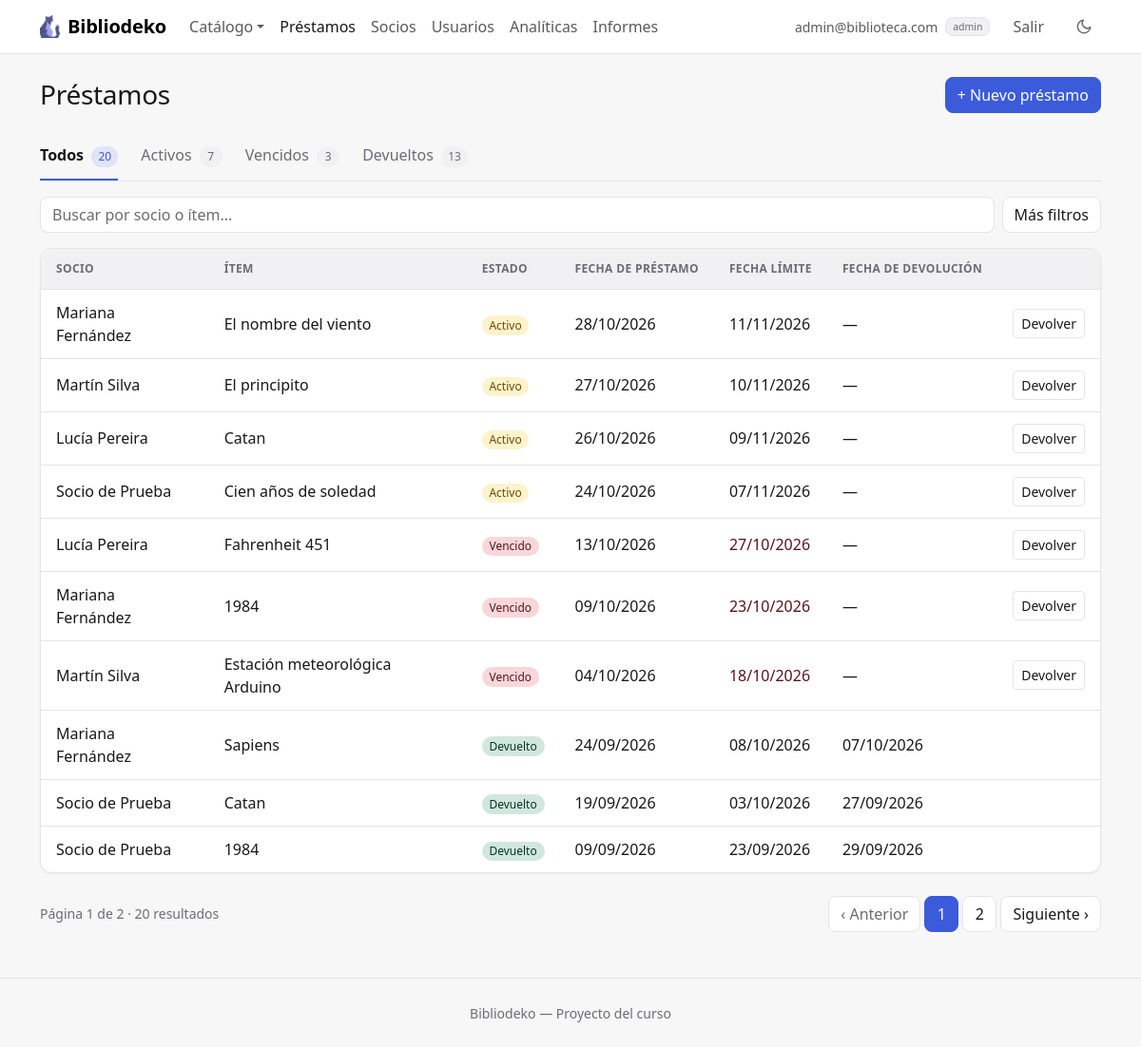
Screenshot of /index.php?accion=listarPrestamos (signed in) with the database file from the repository.
### tables this page shows
CREATE TABLE IF NOT EXISTS prestamos (
    id              INT AUTO_INCREMENT PRIMARY KEY,
    socio_id        INT  NOT NULL,
    item_id         INT  NOT NULL,
    fecha_prestamo  DATE NOT NULL,
    fecha_limite    DATE NOT NULL,
    fecha_devolucion DATE NULL,
    estado          ENUM('activo', 'devuelto') NOT NULL DEFAULT 'activo',
    FOREIGN KEY (socio_id) REFERENCES socios(id) ON DELETE RESTRICT,
    FOREIGN KEY (item_id) REFERENCES items(id) ON DELETE RESTRICT
);

CREATE TABLE IF NOT EXISTS socios (
    id          INT AUTO_INCREMENT PRIMARY KEY,
    usuario_id  INT NOT NULL UNIQUE,
    nombre      VARCHAR(100) NOT NULL,
    direccion   VARCHAR(255) NOT NULL,
    telefono    VARCHAR(20)  NOT NULL,
    foto        VARCHAR(100) NOT NULL DEFAULT 'avatar.png',
    FOREIGN KEY (usuario_id) REFERENCES usuarios(id) ON DELETE CASCADE
);

CREATE TABLE IF NOT EXISTS items (
    id        INT AUTO_INCREMENT PRIMARY KEY,
    tipo      ENUM('libro', 'juego', 'proyecto') NOT NULL DEFAULT 'libro',
    titulo    VARCHAR(150) NOT NULL,
    autor     VARCHAR(100) NOT NULL,
    categoria VARCHAR(50)  NULL,
    stock     INT UNSIGNED NOT NULL DEFAULT 1,
    imagen    VARCHAR(100) NOT NULL DEFAULT 'default.png'
);

### controllers/PrestamoController.php (called while the page is built, shortened)
<?php
require_once __DIR__ . '/../models/Prestamo.php';
require_once __DIR__ . '/../models/Socio.php';
function leerFiltrosPrestamos($datos) {
    $filtros = [
        'item_id'  => trim($datos['item_id'] ?? ''),
        'socio_id' => trim($datos['socio_id'] ?? ''),
        'estado'   => trim($datos['estado'] ?? ''),
        'desde'    => trim($datos['desde'] ?? ''),
        'hasta'    => trim($datos['hasta'] ?? ''),
        'q'        => trim($datos['q'] ?? ''),
    ];
    if (!ctype_digit($filtros['item_id'])) {
        $filtros['item_id'] = '';
    }
    if (!ctype_digit($filtros['socio_id'])) {
        $filtros['socio_id'] = '';
    }
    if (!in_array($filtros['estado'], Prestamo::FILTROS_ESTADO)) {
        $filtros['estado'] = '';
    }
    if (!fechaValida($filtros['desde'])) {
        $filtros['desde'] = '';
    }
    if (!fechaValida($filtros['hasta'])) {
        $filtros['hasta'] = '';
    }
    return $filtros;
}
function listarPrestamos() {
    global $pdo;
    $filtros = leerFiltrosPrestamos($_GET);
    $paginacion = ['pagina' => $_GET['p'] ?? 1, 'por_pagina' => 10];
    if (esAdmin()) {
        $resultado = Prestamo::listar($pdo, array_merge($filtros, $paginacion));
        $titulo = 'Préstamos';
    }
    $prestamos = $resultado['filas'];
    require __DIR__ . '/../views/prestamos/listar.php';
}

### helpers.php (called while the page is built, shortened)
<?php
function esAdmin() {
    return isset($_SESSION['usuario']) && $_SESSION['usuario']['rol'] === 'admin';
}
function calcularPaginacion($total, $pagina, $porPagina) {
    $paginas = max(1, (int) ceil($total / $porPagina));
    $pagina = min(max(1, (int) $pagina), $paginas);
    return ['pagina' => $pagina, 'paginas' => $paginas, 'desde' => ($pagina - 1) * $porPagina];
}
function formatoFecha($fecha) {
    if (empty($fecha)) {
        return '—';
    }
    return date('d/m/Y', strtotime($fecha));
}

### models/Socio.php (called while the page is built, shortened)
<?php
class Socio {
    public static function listar($pdo, $filtros = []) {
        $filtros = array_merge(['q' => '', 'pagina' => 1, 'por_pagina' => 0], $filtros);
        $parametros = [];
        $desdeDonde = ' FROM socios s INNER JOIN usuarios u ON s.usuario_id = u.id';
        $stmt = $pdo->prepare('SELECT COUNT(*)' . $desdeDonde);
        $stmt->execute($parametros);
        $total = (int) $stmt->fetchColumn();
        $sql = 'SELECT s.*, u.rol, u.email, u.pass' . $desdeDonde . ' ORDER BY s.nombre';
        $pagina = 1;
        $paginas = 1;
        $stmt = $pdo->prepare($sql);
        $stmt->execute($parametros);
        $filas = $stmt->fetchAll();
        $socios = [];
        foreach ($filas as $f) {
            $usuario = new Usuario($f['usuario_id'], $f['rol'], $f['email'], $f['pass']);
            $socios[] = new Socio($f['id'], $usuario, $f['nombre'], $f['direccion'], $f['telefono'], $f['foto']);
        }
        return ['filas' => $socios, 'total' => $total, 'pagina' => $pagina, 'paginas' => $paginas];
    }
}

### models/Prestamo.php (called while the page is built, shortened)
<?php
class Prestamo {
    private $fechaPrestamo;
    private $fechaLimite;
    private $fechaDevolucion;
    private $estado;
    private $socioNombre;
    private $itemTitulo;
    public function __construct($id, $fechaPrestamo, $fechaLimite, $fechaDevolucion, $estado, $socioNombre, $itemTitulo, $socioTelefono) {
        $this->fechaPrestamo = $fechaPrestamo;
        $this->fechaLimite = $fechaLimite;
        $this->fechaDevolucion = $fechaDevolucion;
        $this->estado = $estado;
        $this->socioNombre = $socioNombre;
        $this->itemTitulo = $itemTitulo;
    }
    public function getFechaPrestamo() { return $this->fechaPrestamo; }
    public function getFechaLimite() { return $this->fechaLimite; }
    public function getFechaDevolucion() { return $this->fechaDevolucion; }
    public function estaActivo() { return $this->estado === 'activo'; }
    public function estaVencido() { return $this->estaActivo() && $this->fechaLimite < date('Y-m-d'); }
    public function getSocioNombre() { return $this->socioNombre; }
    public function getItemTitulo() { return $this->itemTitulo; }
    private static function armarFiltros($filtros) {
        $filtros = array_merge(
            ['item_id' => '', 'socio_id' => '', 'estado' => '', 'desde' => '', 'hasta' => '', 'q' => ''],
            $filtros
        );
        $parametros = [];
        $desdeDonde = '
            FROM prestamos p
            INNER JOIN socios s ON p.socio_id = s.id
            INNER JOIN items i ON p.item_id = i.id
        ';
        return [$desdeDonde, $parametros];
    }
    public static function listar($pdo, $filtros = []) {
        $filtros = array_merge(['pagina' => 1, 'por_pagina' => 0], $filtros);
        [$desdeDonde, $parametros] = self::armarFiltros($filtros);
        $stmt = $pdo->prepare('SELECT COUNT(*)' . $desdeDonde);
        $stmt->execute($parametros);
        $total = (int) $stmt->fetchColumn();
        $sql = '
            SELECT p.id, p.fecha_prestamo, p.fecha_limite, p.fecha_devolucion, p.estado,
                   s.nombre AS socio_nombre, s.telefono AS socio_telefono,
                   i.titulo AS item_titulo
        ' . $desdeDonde . ' ORDER BY p.estado, p.fecha_prestamo DESC';
        $pagina = 1;
        $paginas = 1;
        if ($filtros['por_pagina'] > 0) {
            $paginacion = calcularPaginacion($total, $filtros['pagina'], $filtros['por_pagina']);
            $pagina = $paginacion['pagina'];
            $paginas = $paginacion['paginas'];
            $sql .= ' LIMIT ' . (int) $filtros['por_pagina'] . ' OFFSET ' . $paginacion['desde'];
        }
        $stmt = $pdo->prepare($sql);
        $stmt->execute($parametros);
        $filas = $stmt->fetchAll();
        $prestamos = [];
        foreach ($filas as $f) {
            $prestamos[] = new Prestamo($f['id'], $f['fecha_prestamo'], $f['fecha_limite'], $f['fecha_devolucion'], $f['estado'], $f['socio_nombre'], $f['item_titulo'], $f['socio_telefono']);
        }
        return ['filas' => $prestamos, 'total' => $total, 'pagina' => $pagina, 'paginas' => $paginas];
    }
}

### views/prestamos/listar.php (the view, shortened to what this page needs)
<?php require __DIR__ . '/../header.php'; ?>
<div class="encabezado">
  <h1 class="h3"><?= htmlspecialchars($titulo) ?></h1>
  <?php if (esAdmin()): ?>
    <div class="d-flex flex-wrap gap-2">
      <a href="index.php?accion=formCrearPrestamo" class="btn btn-primary">+ Nuevo préstamo</a>
    </div>
  <?php endif; ?>
</div>
<?php
require __DIR__ . '/../filtros.php';
?>
<?php if (empty($prestamos)): ?>
  <div class="card estado-vacio">
    <p class="titulo">No hay préstamos para mostrar.</p>
    <p class="small mb-0">Si filtraste, probá con otros filtros.</p>
  </div>
<?php else: ?>
  <div class="card">
    <div class="table-responsive">
      <table class="table table-hover align-middle">
        <thead>
          <tr>
            <?php if (esAdmin()): ?><th>Socio</th><?php endif; ?>
            <th>Ítem</th>
            <th>Estado</th>
            <th>Fecha de préstamo</th>
            <th>Fecha límite</th>
            <th>Fecha de devolución</th>
            <?php if (esAdmin()): ?><th><span class="visually-hidden">Acciones</span></th><?php endif; ?>
          </tr>
        </thead>
        <tbody>
          <?php foreach ($prestamos as $p): ?>
            <tr class="<?= $p->estaActivo() ? '' : 'text-body-secondary' ?>">
              <?php if (esAdmin()): ?><td class="fw-medium"><?= htmlspecialchars($p->getSocioNombre()) ?></td><?php endif; ?>
              <td><?= htmlspecialchars($p->getItemTitulo()) ?></td>
              <td>
                <?php if ($p->estaVencido()): ?>
                  <span class="badge rounded-pill bg-danger-subtle text-danger-emphasis">Vencido</span>
                <?php elseif ($p->estaActivo()): ?>
                  <span class="badge rounded-pill bg-warning-subtle text-warning-emphasis">Activo</span>
                <?php else: ?>
                  <span class="badge rounded-pill bg-success-subtle text-success-emphasis">Devuelto</span>
                <?php endif; ?>
              </td>
              <td class="text-nowrap"><?= htmlspecialchars(formatoFecha($p->getFechaPrestamo())) ?></td>
              <td class="text-nowrap <?= $p->estaVencido() ? 'text-danger-emphasis fw-medium' : '' ?>"><?= htmlspecialchars(formatoFecha($p->getFechaLimite())) ?></td>
              <td class="text-nowrap"><?= htmlspecialchars(formatoFecha($p->getFechaDevolucion())) ?></td>
              <?php if (esAdmin()): ?>
                <td class="text-end">
                  <?php if ($p->estaActivo()): ?>
                    <form method="POST" action="index.php?accion=devolverPrestamo" class="d-inline"
                      data-confirmar="¿Registrar la devolución de «<?= htmlspecialchars($p->getItemTitulo()) ?>»? Queda con fecha de hoy."
                      data-boton="Registrar devolución" data-color="primary">
                      <button type="submit" class="btn btn-sm btn-outline-secondary">Devolver</button>
                    </form>
                  <?php endif; ?>
                </td>
              <?php endif; ?>
            </tr>
          <?php endforeach; ?>
        </tbody>
      </table>
    </div>
  </div>
<?php endif; ?>
<?php require __DIR__ . '/../paginador.php'; ?>
<?php require __DIR__ . '/../footer.php'; ?>

### assets/css/estilo.css (style rules this page uses)
:root, [data-bs-theme="light"] { --acento-rgb: 59, 91, 219; --acento-hover-rgb: 47, 74, 192; --color-sobre-acento: #ffffff; --color-fondo: #f7f7f8; --color-superficie: #ffffff; --color-superficie-2: #f1f1f3; --color-texto: #18181b; --color-texto-suave: #6b6b75; --color-borde: #e4e4e7; --sombra: 0 1px 2px rgba(24, 24, 27, .05); --sombra-elevada: 0 8px 24px rgba(24, 24, 27, .08); --grafico-devuelto: #8fa3ec; --grafico-vencido: #dc2626; --grafico-tarde: #e0a100; }
:root { --fuente-base: system-ui, -apple-system, "Segoe UI", Roboto, "Helvetica Neue", Arial, sans-serif; --radio: .5rem; --radio-grande: .75rem; --alto-campo: 38px; --proporcion-portada: 3 / 4; }
:root, [data-bs-theme="light"], [data-bs-theme="dark"] { --color-acento: rgb(var(--acento-rgb)); --color-acento-hover: rgb(var(--acento-hover-rgb)); --color-acento-suave: rgba(var(--acento-rgb), .12); --bs-body-font-family: var(--fuente-base); --bs-body-bg: var(--color-superficie); --bs-body-color: var(--color-texto); --bs-emphasis-color: var(--color-texto); --bs-secondary-color: var(--color-texto-suave); --bs-secondary-bg: var(--color-superficie-2); --bs-tertiary-bg: var(--color-superficie-2); --bs-border-color: var(--color-borde); --bs-border-radius: var(--radio); --bs-border-radius-lg: var(--radio-grande); --bs-primary-rgb: var(--acento-rgb); --bs-link-color-rgb: var(--acento-rgb); --bs-link-hover-color-rgb: var(--acento-hover-rgb); --bs-focus-ring-color: rgba(var(--acento-rgb), .25); }
body { background-color: var(--color-fondo); -webkit-font-smoothing: antialiased; }
h1, h2, h3, h4, h5, h6 { font-weight: 600; letter-spacing: -.01em; }
a { text-decoration: none; }
.encabezado { display: flex; flex-wrap: wrap; justify-content: space-between; align-items: center; gap: .75rem; margin-bottom: 1.5rem; }
.encabezado h1 { margin-bottom: 0; }
.btn { font-weight: 500; }
.btn-primary { --bs-btn-color: var(--color-sobre-acento); --bs-btn-bg: var(--color-acento); --bs-btn-border-color: var(--color-acento); --bs-btn-hover-color: var(--color-sobre-acento); --bs-btn-hover-bg: var(--color-acento-hover); --bs-btn-hover-border-color: var(--color-acento-hover); --bs-btn-active-color: var(--color-sobre-acento); --bs-btn-active-bg: var(--color-acento-hover); --bs-btn-active-border-color: var(--color-acento-hover); --bs-btn-disabled-bg: var(--color-acento); --bs-btn-disabled-border-color: var(--color-acento); --bs-btn-focus-shadow-rgb: var(--acento-rgb); }
.btn-outline-secondary { --bs-btn-color: var(--color-texto); --bs-btn-border-color: var(--color-borde); --bs-btn-hover-color: var(--color-texto); --bs-btn-hover-bg: var(--color-superficie-2); --bs-btn-hover-border-color: var(--color-borde); --bs-btn-active-color: var(--color-texto); --bs-btn-active-bg: var(--color-superficie-2); --bs-btn-active-border-color: var(--color-borde); background-color: var(--color-superficie); }
.card { --bs-card-bg: var(--color-superficie); --bs-card-border-color: var(--color-borde); --bs-card-border-radius: var(--radio-grande); --bs-card-inner-border-radius: calc(var(--radio-grande) - 1px); --bs-card-cap-bg: transparent; box-shadow: var(--sombra); }
.badge { font-weight: 500; }
.table { --bs-table-bg: transparent; --bs-table-hover-bg: var(--color-superficie-2); --bs-table-border-color: var(--color-borde); margin-bottom: 0; }
.table > thead th { background-color: var(--color-superficie-2); color: var(--color-texto-suave); font-size: .75rem; font-weight: 600; letter-spacing: .03em; text-transform: uppercase; white-space: nowrap; }
.table > :not(caption) > * > * { padding: .75rem 1rem; }
.table > tbody > tr:last-child > * { border-bottom: 0; }
.card > .table-responsive { border-radius: inherit; position: relative; }

### rows the page displays
prestamos: socio.nombre "Mariana Fernández", item.titulo "El nombre del viento", estado "Activo", fecha_prestamo "28/10/2026", fecha_limite "11/11/2026", fecha_devolucion "—"
prestamos: socio.nombre "Martín Silva", item.titulo "El principito", estado "Activo", fecha_prestamo "27/10/2026", fecha_limite "10/11/2026", fecha_devolucion "—"
prestamos: socio.nombre "Lucía Pereira", item.titulo "Catan", estado "Activo", fecha_prestamo "26/10/2026", fecha_limite "09/11/2026", fecha_devolucion "—"
prestamos: socio.nombre "Socio de Prueba", item.titulo "Cien años de soledad", estado "Activo", fecha_prestamo "24/10/2026", fecha_limite "07/11/2026", fecha_devolucion "—"
prestamos: socio.nombre "Lucía Pereira", item.titulo "Fahrenheit 451", estado "Vencido", fecha_prestamo "13/10/2026", fecha_limite "27/10/2026", fecha_devolucion "—"
prestamos: socio.nombre "Mariana Fernández", item.titulo "1984", estado "Vencido", fecha_prestamo "09/10/2026", fecha_limite "23/10/2026", fecha_devolucion "—"
prestamos: socio.nombre "Martín Silva", item.titulo "Estación meteorológica Arduino", estado "Vencido", fecha_prestamo "04/10/2026", fecha_limite "18/10/2026", fecha_devolucion "—"
prestamos: socio.nombre "Mariana Fernández", item.titulo "Sapiens", estado "Devuelto", fecha_prestamo "24/09/2026", fecha_limite "08/10/2026", fecha_devolucion "07/10/2026"
prestamos: socio.nombre "Socio de Prueba", item.titulo "Catan", estado "Devuelto", fecha_prestamo "19/09/2026", fecha_limite "03/10/2026", fecha_devolucion "27/09/2026"
prestamos: socio.nombre "Socio de Prueba", item.titulo "1984", estado "Devuelto", fecha_prestamo "09/09/2026", fecha_limite "23/09/2026", fecha_devolucion "29/09/2026"

### other values shown
$_SESSION['usuario']['email'] "admin@biblioteca.com"
$_SESSION['usuario']['rol'] "admin"
$titulo "Préstamos"
$texto "Todos"
$barra['pestanas']['conteo'][$valor] "20"
$texto "Activos"
$barra['pestanas']['conteo'][$valor] "7"
$texto "Vencidos"
$barra['pestanas']['conteo'][$valor] "3"
$texto "Devueltos"
$barra['pestanas']['conteo'][$valor] "13"
$pagina "1"
$paginas "2"
$resultado['total'] "20"
